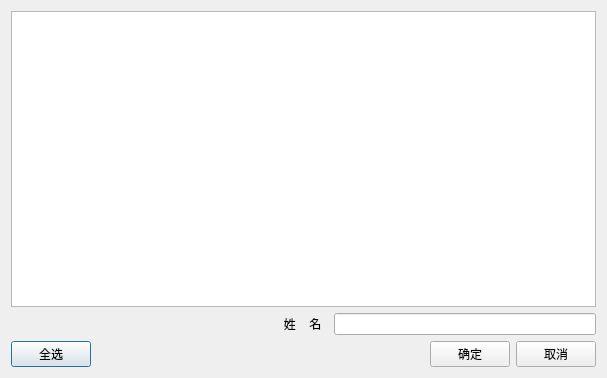
<?xml version="1.0" encoding="UTF-8"?>
<ui version="4.0">
 <class>AddPersonDialog</class>
 <widget class="QDialog" name="AddPersonDialog">
  <property name="geometry">
   <rect>
    <x>0</x>
    <y>0</y>
    <width>607</width>
    <height>378</height>
   </rect>
  </property>
  <property name="windowTitle">
   <string>Dialog</string>
  </property>
  <layout class="QVBoxLayout" name="verticalLayout">
   <item>
    <widget class="QListWidget" name="personListWidget"/>
   </item>
   <item>
    <layout class="QHBoxLayout" name="horizontalLayout_2">
     <item>
      <spacer name="horizontalSpacer_2">
       <property name="orientation">
        <enum>Qt::Horizontal</enum>
       </property>
       <property name="sizeHint" stdset="0">
        <size>
         <width>40</width>
         <height>20</height>
        </size>
       </property>
      </spacer>
     </item>
     <item>
      <widget class="QLabel" name="label">
       <property name="sizePolicy">
        <sizepolicy hsizetype="Preferred" vsizetype="Maximum">
         <horstretch>0</horstretch>
         <verstretch>0</verstretch>
        </sizepolicy>
       </property>
       <property name="text">
        <string>   姓    名  </string>
       </property>
      </widget>
     </item>
     <item>
      <widget class="QLineEdit" name="nameLineEdit"/>
     </item>
    </layout>
   </item>
   <item>
    <layout class="QHBoxLayout" name="horizontalLayout">
     <item>
      <widget class="QPushButton" name="allBtn">
       <property name="text">
        <string>全选</string>
       </property>
       <property name="checkable">
        <bool>true</bool>
       </property>
      </widget>
     </item>
     <item>
      <spacer name="horizontalSpacer">
       <property name="orientation">
        <enum>Qt::Horizontal</enum>
       </property>
       <property name="sizeHint" stdset="0">
        <size>
         <width>78</width>
         <height>20</height>
        </size>
       </property>
      </spacer>
     </item>
     <item>
      <widget class="QPushButton" name="okBtn">
       <property name="text">
        <string>确定</string>
       </property>
      </widget>
     </item>
     <item>
      <widget class="QPushButton" name="cancelBtn">
       <property name="text">
        <string>取消</string>
       </property>
      </widget>
     </item>
    </layout>
   </item>
  </layout>
 </widget>
 <resources/>
 <connections/>
</ui>
